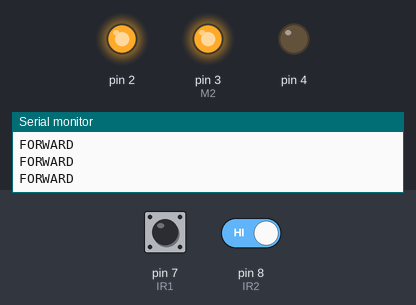
The sketch below on a simulated Arduino Uno, built with avr-gcc and run on an emulated ATmega328P. On the bench: output pins drawn as LEDs (lit = HIGH), the last lines printed to the serial monitor. Dashed ring = blinking. The test bench sets the inputs (shaded band); at power-on: pin 7 (IR1) HIGH, pin 8 (IR2) HIGH.

Above: at 1.2 s.
1.3 s: pin 7 (IR1) driven LOW
At 2.1 s:
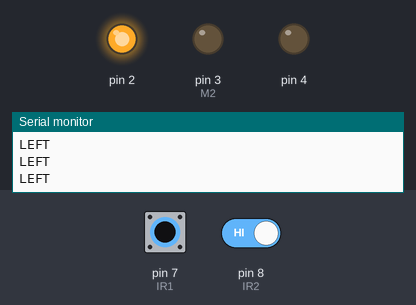
2.8 s: pin 8 (IR2) driven LOW
At 3.3 s:
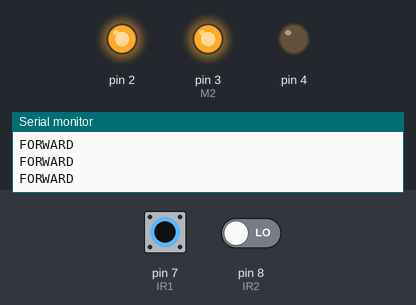
5.8 s: pin 7 (IR1) driven HIGH
At 6.5 s:
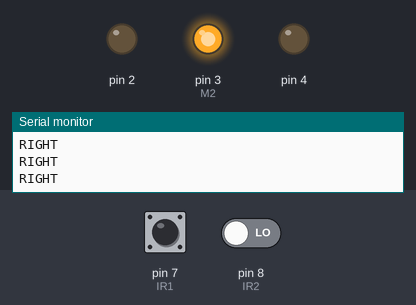
7.3 s: pin 8 (IR2) driven HIGH
At 7.8 s:
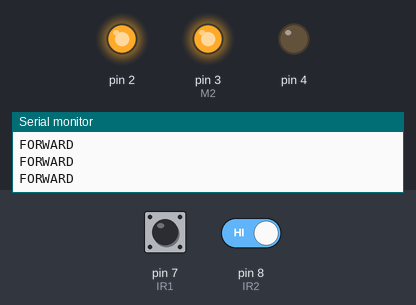
10.3 s: pin 7 (IR1) pulsed LOW 5 times (0.12 s each, 0.3 s apart)
At 10.82 s:
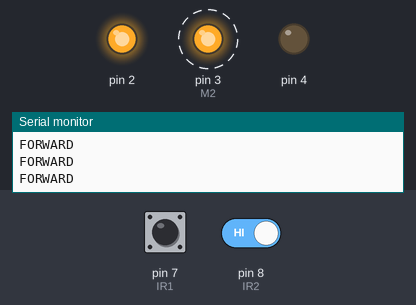
14.8 s: pin 7 (IR1) pulsed LOW 5 times (0.12 s each, 0.3 s apart)
At 16.4 s:
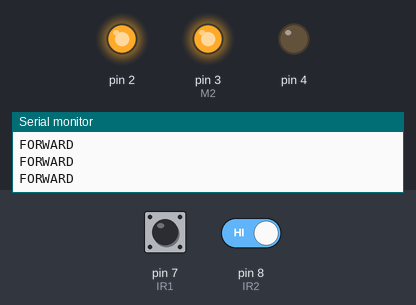
Timing chart, 0 to 17.9 s (numbered marks = the images above; inputs shaded):
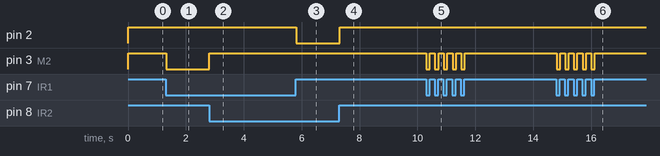

The sketch:

ir_line_follower.ino
```cpp
void setup() {
  // put your setup code here, to run once:
  pinMode(1,OUTPUT);//M1
  pinMode(2,OUTPUT);

  pinMode(3,OUTPUT);//M2
  pinMode(4,OUTPUT);

  pinMode(7,INPUT);//IR1
  pinMode(8,INPUT);//IR2

  Serial.begin(9600);
}

void loop() {
  // put your main code here, to run repeatedly:
  int IR1 = digitalRead(7);
  int IR2 = digitalRead(8);

  if(IR1 == 0 && IR2 == 1){
      /*   LEFT   */
    Serial.println("LEFT");
    digitalWrite(1,LOW);//M1
    digitalWrite(2,HIGH);

    digitalWrite(3,LOW);//M2
    digitalWrite(4,LOW);

    }
    else if(IR2 == 0 && IR1 == 1){
      /*     RIGHT    */
    Serial.println("RIGHT");
    digitalWrite(3,HIGH);//M2
    digitalWrite(4,LOW);

    digitalWrite(1,LOW);//M1
    digitalWrite(2,LOW);

      }
      else{
        /*   FORWARD   */
    Serial.println("FORWARD");
    digitalWrite(1,LOW);//M1
    digitalWrite(2,HIGH);
    digitalWrite(3,HIGH);//M2
    digitalWrite(4,LOW);

        }


}
```

Measured:
- after the input at 1.3 s, pin 3 (M2): HIGH → LOW at once
- after the input at 2.8 s, pin 3 (M2): LOW → HIGH at once
- after the input at 5.8 s, pin 2: HIGH → LOW at once
- after the input at 7.3 s, pin 2: LOW → HIGH at once
- after the input at 10.3 s, pin 3 (M2): alternates HIGH for 0.18 s and LOW for 0.12 s, 10 changes in all, then stays HIGH, starting at once
- after the input at 14.8 s, pin 3 (M2): alternates HIGH for 0.17 s and LOW for 0.12 s, 10 changes in all, then stays HIGH, starting at once
